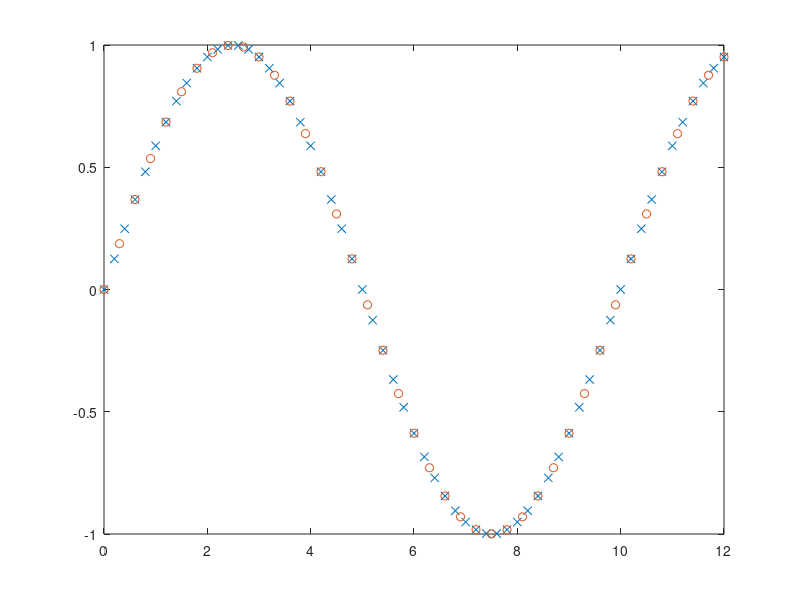

Write MATLAB code to recreate this figure. (Note: this script raises an error after producing the figure.)
clear;
% exp0, same signals, different sampling rates
t1 = 0:0.2:12;
t2 = 0:0.3:12;
y1 = sin(2*pi*0.1*t1);
y2 = sin(2*pi*0.1*t2);
figure
plot(t1,y1,'x',t2,y2,'o')
[dtw0,C0] = DTW(y1,y2);
[P0] = OWP(dtw0);
disp(dtw0(end))
figure
plotmatrix(P0)
% exp1, time shift, diffetimrent sampling rates

t1 = 0+1:0.2:12+1;
t2 = 0:0.3:12;
y1 = sin(2*pi*0.1*t1);
y2 = sin(2*pi*0.1*t2);
figure
plot(t1,y1,'x',t2,y2,'o')
[dtw1,C1] = DTW(y1,y2);
[P1] = OWP(dtw1);
disp(dtw1(end))
figure
plotmatrix(P1)

% exp2, magnitude, different sampling rates

t1 = 0:0.2:12;
t2 = 0:0.3:12;
y1 = 5*sin(2*pi*0.1*t1);
y2 = sin(2*pi*0.1*t2);
figure
plot(t1,y1,'x',t2,y2,'o')
[dtw2,C2] = DTW(y1,y2);
[P2] = OWP(dtw2);
disp(dtw2(end))
figure
plotmatrix(P2)

% exp3 

t1 = 0:0.2:12;
t2 = 0:0.3:12;
y1 = (1-exp(-0.5*t1));
y2 = 2*exp(-(t2-4).^2);
figure
plot(t1,y1,'x',t2,y2,'o')
[dtw3,C3] = DTW(y1,y2);
[P3] = OWP(dtw3);
disp(dtw3(end))
figure
plotmatrix(P3)


% exp 4 phase shift

t1 = 0:0.2:12;
t2 = 0:0.3:12;
y1 = sin(2*pi*0.1*t1+0.5);
y2 = sin(2*pi*0.1*t2);
figure
plot(t1,y1,'x',t2,y2,'o')
[dtw4,C4] = DTW(y1,y2);
[P4] = OWP(dtw4);
disp(dtw4(end))
figure
plotmatrix(P4)
p